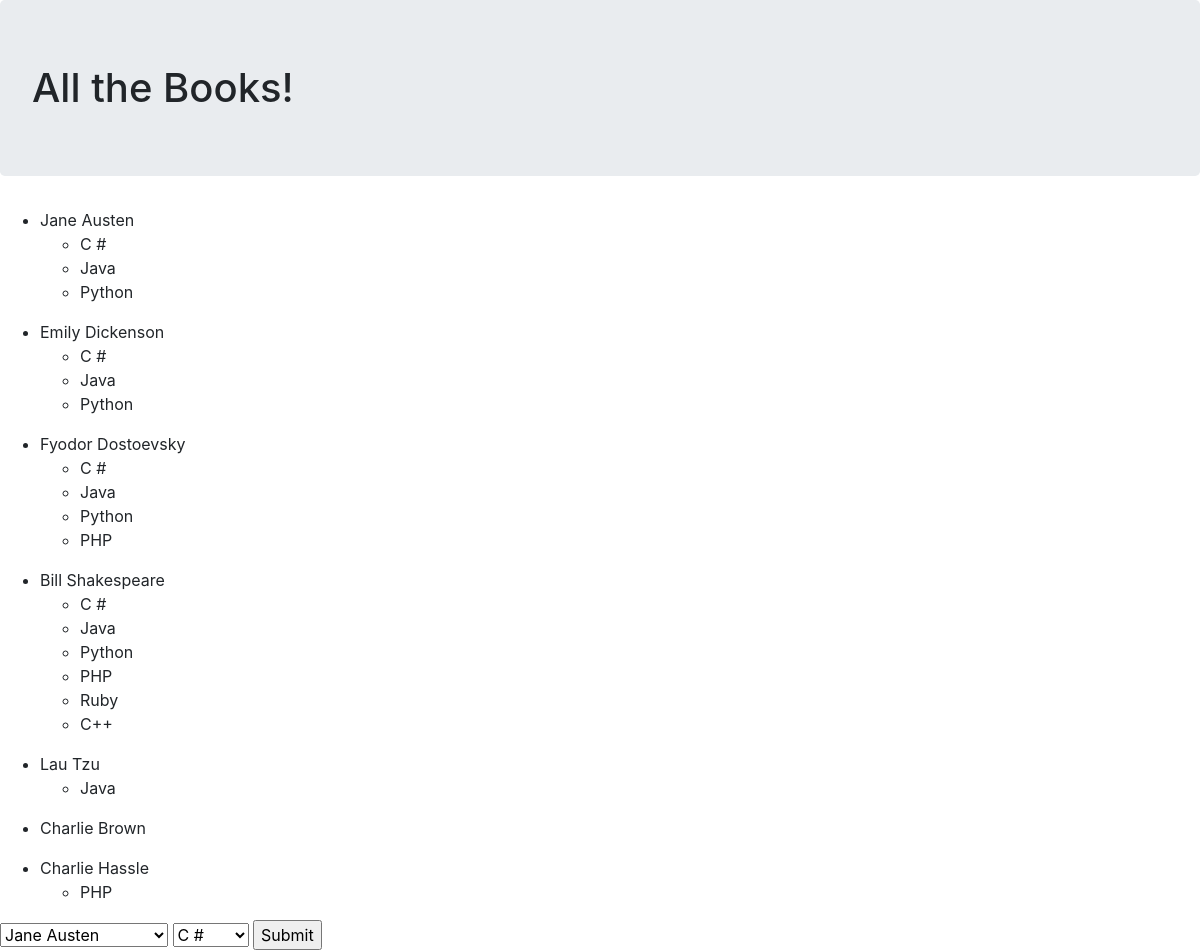
The page /authordatabase on the database its author committed.
### my_app/models.py (models this page shows)
class Author(models.Model):
    first_name = models.CharField(max_length=200)
    last_name = models.CharField(max_length=200)
    books = models.ManyToManyField(Book, related_name='authors')
    notes = models.TextField(default="Hello")

class Book(models.Model):
    title = models.CharField(max_length=200)

### my_app/views.py (the view)
# urls.py: path('authordatabase', views.authors),
def authors(request):
    context= {
        "all_books" : Book.objects.all(),
        "all_authors" : Author.objects.all()
    }
    return render(request, 'authordatabase.html', context)

### my_app/templates/authordatabase.html (shortened to what this page needs)
<!doctype html>
<html lang="en">
  <head>
    <link rel="stylesheet" href="https://maxcdn.bootstrapcdn.com/bootstrap/4.0.0/css/bootstrap.min.css">
  </head>
  <body>
    <h1 class="jumbotron">All the Books!</h1>
    {% for i in all_authors %}
        <ul>
            <li>{{i.first_name}} {{i.last_name}}</li>
            <ul>
                {% for j in i.books.all %}
                <li>{{j.title}}</li>
                {% endfor %}
            </ul>
        </ul>
    {% endfor %}
    <form action="/authortobook" method="POST">
    <select name="select_author" id="">
        {% for a in all_authors.all %}
        <option value="{{a.id}}">{{a.first_name}} {{a.last_name}}</option>
        {% endfor %}
    </select>
    <select name="select_book" >
        {% for b in all_books.all %}
        <option value="{{b.id}}">{{b.title}}</option>
        {% endfor %}
    </select>
    <input type="submit">
</form>
  </body>
</html>

### rows shown on the page
Author: first_name "Jane", last_name "Austen"
Book: title "C #"
Book: title "Java"
Book: title "Python"
Author: first_name "Emily", last_name "Dickenson"
Author: first_name "Fyodor", last_name "Dostoevsky"
Book: title "PHP"
Author: first_name "Bill", last_name "Shakespeare"
Book: title "Ruby"
Book: title "C++"
Author: first_name "Lau", last_name "Tzu"
Author: first_name "Charlie", last_name "Brown"
Author: first_name "Charlie", last_name "Hassle"

### other values the page prints
form field select_author "Jane Austen"
form field select_book "C #"
